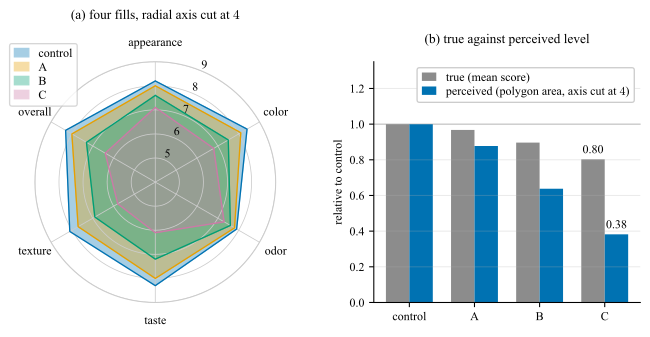

Here is the Python script that generated this plot:
# --- Match LaTeX document: Times New Roman, 10pt, textwidth=7in ---
# One synthetic sensory-panel record - four samples scored on six attributes, every
# attribute on the same 9-point scale. (a) is the form the record usually appears in:
# all four filled at alpha on a radial axis cut at 4, which is the encoding failing in
# three ways at once. (b) measures what that costs: per sample, the true level beside
# the level the polygon area of (a) makes the reader perceive, both relative to the
# control and both on a zero baseline.
import itertools
import numpy as np
import matplotlib.pyplot as plt

plt.rcParams.update({
    'font.family': 'serif',
    'font.serif': ['Times New Roman'],
    'font.size': 10,
    'axes.titlesize': 10,
    'axes.labelsize': 9,
    'xtick.labelsize': 9,
    'ytick.labelsize': 9,
    'mathtext.fontset': 'cm',
})

# --- the record ------------------------------------------------------------------
# Synthetic, in the shape a sensory panel reports: one 9-point hedonic scale used for
# every attribute, so the radial axis means the same thing on every spoke. That is the
# condition under which a radar chart is defensible at all.
attributes = ['appearance', 'color', 'odor', 'taste', 'texture', 'overall']
# The samples carry no numeric label: a percentage on the page promises a meaning
# this synthetic record does not supply. They are ordered, control first, and the
# argument only needs each to sit further from the control than the one before it.
samples = ['control', 'A', 'B', 'C']
S = np.array([
    [8.2, 8.4, 7.9, 8.3, 8.1, 8.3],      # control
    [8.0, 8.1, 7.8, 8.0, 7.7, 8.0],      # sample A
    [7.6, 7.5, 7.6, 7.2, 6.9, 7.3],      # sample B
    [7.1, 6.8, 7.3, 6.1, 5.8, 6.4],      # sample C
])
k = S.shape[1]
SCALE_MAX = 9.0
CUT = 4.0                                 # where panel (a) starts its radial axis

# Okabe-Ito, the color-blind-safe qualitative scheme of Fig. plot_cvd
COLORS = ['#0072B2', '#E69F00', '#009E73', '#CC79A7']
C_GRAY = '0.55'
C_HIGH = '#0072B2'

# spokes: first attribute at the top, running clockwise, as radar charts are drawn
ang = np.linspace(0, 2 * np.pi, k, endpoint=False)


def closed(v):
    """A polygon has to return to its first vertex."""
    return np.concatenate([v, v[:1]])


def poly_area(r):
    """Area of the closed polygon on k equally spaced spokes, Eq. eq-plot-radar-area.
    Quadratic in the radii, and it pairs adjacent spokes only, which is why the axis
    order changes it."""
    r = np.asarray(r, dtype=float)
    return 0.5 * np.sin(2 * np.pi / len(r)) * float(np.sum(r * np.roll(r, -1)))


def polar_axes(ax, rmin, rmax, rticks):
    ax.set_theta_offset(np.pi / 2)
    ax.set_theta_direction(-1)
    ax.set_thetagrids(np.degrees(ang), attributes, fontsize=9)
    ax.set_rlim(rmin, rmax)
    ax.set_rgrids(rticks, labels=[f'{t:g}' for t in rticks], angle=22.5, fontsize=9)
    ax.tick_params(axis='y', pad=0)
    ax.grid(color='0.8', lw=0.6)
    ax.spines['polar'].set_color('0.8')


# what the record is, and what the polygon of panel (a) turns it into
a_true = np.array([poly_area(S[j]) for j in range(len(samples))])
a_cut = np.array([poly_area(S[j] - CUT) for j in range(len(samples))])
r_true = np.array([S[j].mean() / S[0].mean() for j in range(len(samples))])
r_perc = a_cut / a_cut[0]

fig = plt.figure(figsize=(7.0, 3.3))
gs = fig.add_gridspec(1, 2, wspace=0.32, left=0.05, right=0.97, top=0.90, bottom=0.14)

# --- (a) the record as it usually appears: four fills on a cut radial axis ---------
ax = fig.add_subplot(gs[0], projection='polar')
polar_axes(ax, CUT, SCALE_MAX, [5, 6, 7, 8, 9])
for j in range(len(samples)):
    ax.plot(closed(ang), closed(S[j]), '-', lw=1.0, color=COLORS[j])
    ax.fill(closed(ang), closed(S[j]), color=COLORS[j], alpha=0.35, label=samples[j])
# the key sits in the corner of the panel it belongs to, which is space the circular
# plot leaves free and is where a library would put it
ax.legend(loc='upper left', bbox_to_anchor=(-0.13, 1.10), fontsize=9,
          handlelength=1.2, borderpad=0.4, labelspacing=0.25)
ax.set_title(f'(a) four fills, radial axis cut at ${CUT:g}$', pad=14)

# --- (b) what that encoding does to the levels, as length from zero ---------------
ax = fig.add_subplot(gs[1])
x = np.arange(len(samples))
w = 0.36
ax.bar(x - w / 2, r_true, w, color=C_GRAY, label='true (mean score)')
ax.bar(x + w / 2, r_perc, w, color=C_HIGH,
       label=f'perceived (polygon area, axis cut at ${CUT:g}$)')
ax.axhline(1.0, lw=0.6, color='0.7', zorder=0)
# the pair the text quotes, named on the bars themselves
for dx, v in [(-w / 2, r_true[3]), (w / 2, r_perc[3])]:
    ax.text(x[3] + dx, v + 0.02, f'{v:.2f}', fontsize=9, ha='center', va='bottom')
ax.set_xticks(x, samples)
ax.set_ylim(0, 1.35)
ax.set_ylabel('relative to control')
ax.grid(True, axis='y', alpha=0.25)
for side in ('top', 'right'):
    ax.spines[side].set_visible(False)
ax.legend(loc='upper right', fontsize=9, handlelength=1.2, borderpad=0.4,
          labelspacing=0.25, framealpha=1.0)
ax.set_title('(b) true against perceived level', pad=14)

basename = 'plot_radar'
plt.savefig(f'{basename}.pdf', bbox_inches='tight')
plt.savefig(f'{basename}.svg', bbox_inches='tight')
plt.savefig(f'{basename}.jpeg', dpi=300, bbox_inches='tight')
print(f'Saved {basename}.pdf, {basename}.svg, {basename}.jpeg')

# --- what the polygon does to the numbers ------------------------------------------
print('\nmean score and polygon area, by sample:')
for j, name in enumerate(samples):
    print(f'    {name:8s} mean {S[j].mean():.3f}   area {a_true[j]:6.2f}   '
          f'area on the cut axis {a_cut[j]:6.2f}')

r_score = r_true[3]
print(f'\nsample C against control: scores {r_score:.3f} of the control level, '
      f'area {a_true[3] / a_true[0]:.3f} of it, and {r_perc[3]:.3f} once the '
      f'axis is cut at {CUT:g}')
print(f'    the area is quadratic, so {r_score:.3f} of the level is '
      f'{r_score ** 2:.3f} of the area: the polygon overstates the drop by a factor of '
      f'{(1 - a_true[3] / a_true[0]) / (1 - r_score):.2f}, and by '
      f'{(1 - r_perc[3]) / (1 - r_score):.2f} on the cut axis')
print(f'    the cut removes the inner {CUT / SCALE_MAX:.0%} of every radius')
print('\npanel (b), true against perceived, relative to the control:')
for j, name in enumerate(samples):
    print(f'    {name:8s} true {r_true[j]:.3f}   perceived {r_perc[j]:.3f}   '
          f'gap {r_true[j] - r_perc[j]:.3f}')

# the same numbers under every distinct spoke ordering: rotations and reflections of
# an ordering draw the same polygon, so 6! / (6 * 2) = 60 of them are distinct.
orders = [p for p in itertools.permutations(range(k)) if p[0] == 0 and p[1] < p[-1]]
areas = np.array([poly_area(S[3][list(p)]) for p in orders])
print(f'\nover the {len(orders)} distinct orderings of the {k} spokes, sample C '
      f'has area {areas.min():.2f} to {areas.max():.2f}, a factor of '
      f'{areas.max() / areas.min():.2f}, without one number changing')
best, worst = orders[int(np.argmax(areas))], orders[int(np.argmin(areas))]
print('    largest: ' + ', '.join(attributes[i] for i in best))
print('    smallest: ' + ', '.join(attributes[i] for i in worst))
areas_cut = np.array([poly_area(S[3][list(p)] - CUT) for p in orders])
print(f'    on the cut axis of panel (a) the same 60 orderings span '
      f'{areas_cut.min():.2f} to {areas_cut.max():.2f}, a factor of '
      f'{areas_cut.max() / areas_cut.min():.2f}')

# how far the effect can go: the ordering matters in proportion to how uneven the
# profile is, so a flat record is nearly immune and a spiky one is not. Six scores at
# the two ends of the same scale are the bound.
spiky = np.array([9.0, 1.0, 9.0, 1.0, 9.0, 1.0])
a_spiky = np.array([poly_area(spiky[list(p)]) for p in orders])
print(f'    for a spiky profile on the same scale, {spiky.tolist()}, the bound is '
      f'{a_spiky.min():.2f} to {a_spiky.max():.2f}, a factor of '
      f'{a_spiky.max() / a_spiky.min():.2f}')
